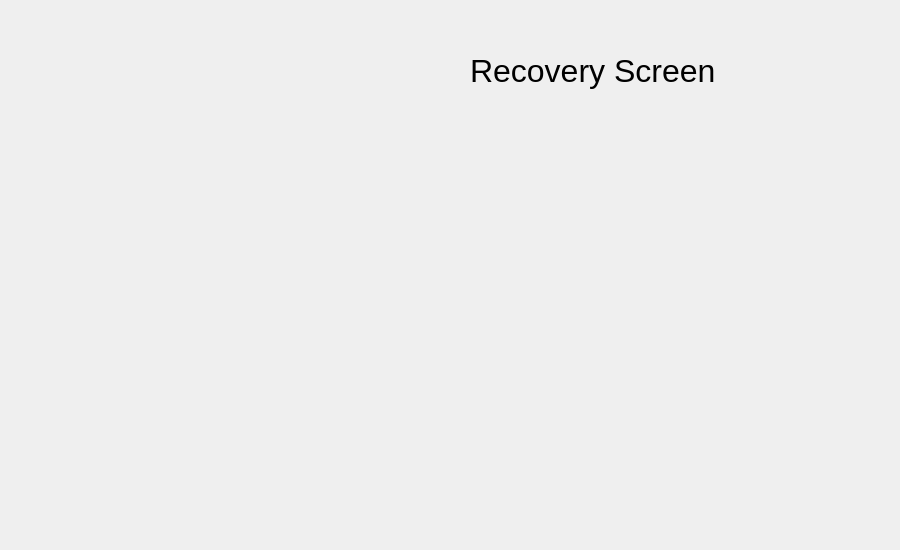
<?xml version="1.0" encoding="UTF-8"?>
<ui version="4.0">
 <class>RecoverScreen</class>
 <widget class="QWidget" name="RecoverScreen">
  <property name="geometry">
   <rect>
    <x>0</x>
    <y>0</y>
    <width>900</width>
    <height>550</height>
   </rect>
  </property>
  <property name="windowTitle">
   <string>Form</string>
  </property>
  <widget class="QWidget" name="widget" native="true">
   <property name="geometry">
    <rect>
     <x>330</x>
     <y>20</y>
     <width>441</width>
     <height>181</height>
    </rect>
   </property>
   <widget class="QLabel" name="recoveryLabel">
    <property name="geometry">
     <rect>
      <x>140</x>
      <y>20</y>
      <width>271</width>
      <height>61</height>
     </rect>
    </property>
    <property name="font">
     <font>
      <pointsize>24</pointsize>
     </font>
    </property>
    <property name="text">
     <string>Recovery Screen</string>
    </property>
   </widget>
  </widget>
 </widget>
 <resources/>
 <connections/>
</ui>
